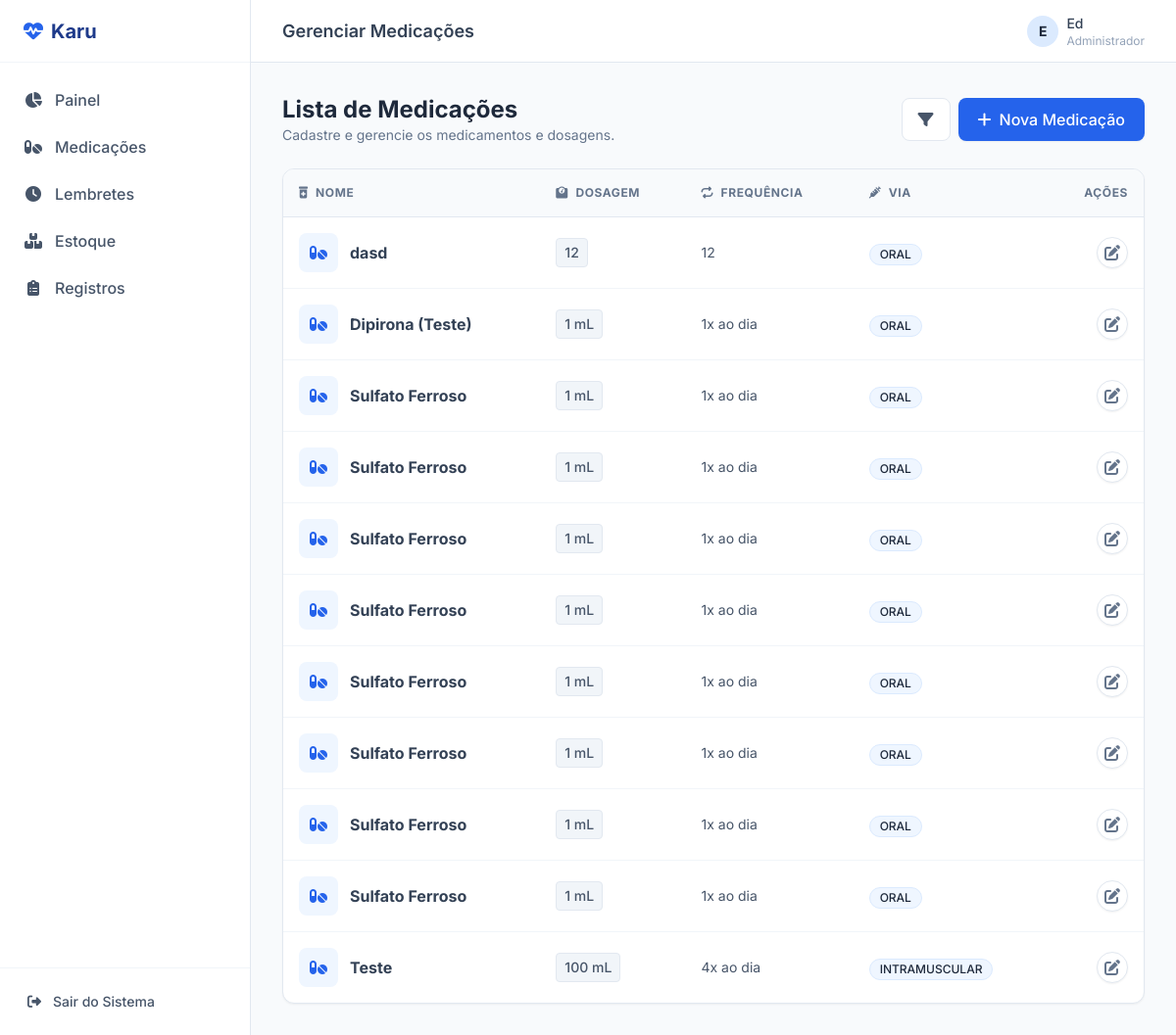
The app's page /medicacoes/ (signed in) with its own data.
### medicacoes/models.py (models this page shows, shortened)
class Medicacao(models.Model):
    VIA_ADMINISTRACAO = [
        ("ORAL", "Oral"),
        ("IM", "Intramuscular"),
    ]
    nome = models.CharField(max_length=150)
    dosagem = models.CharField(max_length=100)
    frequencia = models.CharField(max_length=100)
    via = models.CharField(max_length=10, choices=VIA_ADMINISTRACAO)
    duracao_dias = models.IntegerField()
    data_inicio = models.DateField(default=timezone.now)
    cuidados_especiais = models.TextField(blank=True)
    bebe_id = models.CharField(max_length=50)

### medicacoes/views.py (the view)
# urls.py: path('medicacoes/', views.listar_medicacoes, name='listar_medicacoes'),
@login_required
def listar_medicacoes(request):
    medicacoes = Medicacao.objects.all().order_by('-data_inicio')
    return render(request, "medicacoes/listar.html", {'medicacoes': medicacoes})

### medicacoes/templates/medicacoes/listar.html (shortened to what this page needs)
{% extends "base.html" %}
{% block header_title %}Gerenciar Medicações{% endblock %}
{% block content %}
<div class="flex flex-col md:flex-row md:items-center md:justify-between gap-4 mb-6">
    <div>
        <h1 class="text-2xl font-bold text-slate-800">Lista de Medicações</h1>
        <p class="text-slate-500 text-sm">Cadastre e gerencie os medicamentos e dosagens.</p>
    </div>
    <div class="flex gap-2">
        <button class="px-4 py-2 bg-white border border-slate-200 text-slate-600 rounded-lg hover:bg-slate-50 hover:text-brand-600 transition-colors">
            <i class="fa-solid fa-filter"></i>
        </button>
        <a href="{% url 'criar_medicacao' %}" class="inline-flex items-center gap-2 bg-brand-600 text-white px-5 py-2.5 rounded-lg font-medium hover:bg-brand-700 transition-colors shadow-sm shadow-brand-200">
            <i class="fa-solid fa-plus"></i>
            <span>Nova Medicação</span>
        </a>
    </div>
</div>
<div class="bg-white border border-slate-200 rounded-xl shadow-sm overflow-hidden">
    <div class="overflow-x-auto">
        <table class="w-full text-left border-collapse">
            <thead>
                <tr class="bg-slate-50 border-b border-slate-200 text-xs uppercase font-semibold text-slate-500 tracking-wider">
                    <th class="p-4">
                        <i class="fa-solid fa-prescription-bottle-medical mr-1"></i> Nome
                    </th>
                    <th class="p-4">
                        <i class="fa-solid fa-weight-scale mr-1"></i> Dosagem
                    </th>
                    <th class="p-4">
                        <i class="fa-solid fa-repeat mr-1"></i> Frequência
                    </th>
                    <th class="p-4">
                        <i class="fa-solid fa-syringe mr-1"></i> Via
                    </th>
                    <th class="p-4 text-right">Ações</th>
                </tr>
            </thead>
            <tbody class="divide-y divide-slate-100">
                {% for m in medicacoes %}
                <tr class="hover:bg-slate-50 transition-colors group">
                    <td class="p-4">
                        <div class="flex items-center gap-3">
                            <div class="w-10 h-10 bg-blue-50 text-blue-600 rounded-lg flex items-center justify-center flex-shrink-0">
                                <i class="fa-solid fa-pills"></i>
                            </div>
                            <span class="font-bold text-slate-700">{{ m.nome }}</span>
                        </div>
                    </td>
                    <td class="p-4">
                        <span class="inline-block bg-slate-100 text-slate-600 px-2 py-1 rounded text-sm font-medium border border-slate-200">
                            {{ m.dosagem }}
                        </span>
                    </td>
                    <td class="p-4 text-slate-600 text-sm">
                        {{ m.frequencia }}
                    </td>
                    <td class="p-4">
                        <span class="inline-flex items-center gap-1 px-2.5 py-0.5 rounded-full text-xs font-medium bg-brand-50 text-brand-700 border border-brand-100">
                            {{ m.via }}
                        </span>
                    </td>
                    <td class="p-4 text-right">
                        <a href="{% url 'editar_medicacao' m.id %}" class="inline-flex items-center justify-center w-8 h-8 rounded-full bg-white border border-slate-200 text-slate-500 hover:bg-brand-50 hover:text-brand-600 hover:border-brand-200 transition-all shadow-sm" title="Editar">
                            <i class="fa-solid fa-pen-to-square"></i>
                        </a>
                    </td>
                </tr>
                {% endfor %}
            </tbody>
        </table>
    </div>
</div>
{% endblock %}

### medicacoes/templates/base.html (shortened to what this page needs)
{% load static %}
<!DOCTYPE html>
<html lang="pt-br">
<head>
    <script src="https://cdn.tailwindcss.com"></script>
    <link rel="stylesheet" href="https://cdnjs.cloudflare.com/ajax/libs/font-awesome/6.4.0/css/all.min.css">
</head>
<body class="bg-slate-50 font-sans text-slate-800 antialiased">
    <div class="min-h-screen flex flex-col md:flex-row">
        <aside class="w-full md:w-64 bg-white border-r border-slate-200 flex-shrink-0 hidden md:flex flex-col">
            <div class="h-16 flex items-center px-6 border-b border-slate-100">
                <a href="/" class="flex items-center gap-2 text-brand-900 font-bold text-xl">
                    <i class="fa-solid fa-heart-pulse text-brand-600"></i>
                    <span>Karu</span>
                </a>
            </div>
            <nav class="flex-1 overflow-y-auto py-4">
                <ul class="space-y-1 px-3">
                    <li>
                        <a href="/" class="flex items-center gap-3 px-3 py-2.5 text-slate-600 hover:bg-brand-50 hover:text-brand-900 rounded-lg font-medium transition-colors">
                            <i class="fa-solid fa-chart-pie w-5 text-center"></i>
                            <span>Painel</span>
                        </a>
                    </li>
                    <li>
                        <a href="{% url 'listar_medicacoes' %}" class="flex items-center gap-3 px-3 py-2.5 text-slate-600 hover:bg-brand-50 hover:text-brand-900 rounded-lg font-medium transition-colors">
                            <i class="fa-solid fa-pills w-5 text-center"></i>
                            <span>Medicações</span>
                        </a>
                    </li>
                    <li>
                        <a href="{% url 'listar_lembretes' %}" class="flex items-center gap-3 px-3 py-2.5 text-slate-600 hover:bg-brand-50 hover:text-brand-900 rounded-lg font-medium transition-colors">
                            <i class="fa-solid fa-clock w-5 text-center"></i>
                            <span>Lembretes</span>
                        </a>
                    </li>
                    <li>
                        <a href="{% url 'listar_estoque' %}" class="flex items-center gap-3 px-3 py-2.5 text-slate-600 hover:bg-brand-50 hover:text-brand-900 rounded-lg font-medium transition-colors">
                            <i class="fa-solid fa-boxes-stacked w-5 text-center"></i>
                            <span>Estoque</span>
                        </a>
                    </li>
                    <li>
                        <a href="{% url 'listar_registros' %}" class="flex items-center gap-3 px-3 py-2.5 text-slate-600 hover:bg-brand-50 hover:text-brand-900 rounded-lg font-medium transition-colors">
                            <i class="fa-solid fa-clipboard-list w-5 text-center"></i>
                            <span>Registros</span>
                        </a>
                    </li>
                </ul>
            </nav>
            <div class="p-4 border-t border-slate-100">
                <form action="{% url 'logout' %}" method="post">
                    <button type="submit" class="flex items-center gap-3 px-3 py-2 w-full text-slate-600 hover:text-red-600 hover:bg-red-50 rounded-lg transition-colors text-sm font-medium">
                        <i class="fa-solid fa-sign-out-alt"></i>
                        <span>Sair do Sistema</span>
                    </button>
                </form>
            </div>
        </aside>
        <div class="flex-1 flex flex-col h-screen overflow-hidden">
            <header class="hidden md:flex bg-white h-16 border-b border-slate-200 items-center justify-between px-8 flex-shrink-0">
                <h2 class="text-lg font-semibold text-slate-700">
                    {% block header_title %}Visão Geral{% endblock %}
                </h2>
                <div class="flex items-center gap-4">
                    <div class="flex items-center gap-2">
                        <div class="w-8 h-8 bg-brand-100 text-brand-700 rounded-full flex items-center justify-center font-bold text-sm uppercase">
                            {{ user.username|slice:":1" }}
                        </div>
                        <div class="flex flex-col">
                            <span class="text-sm font-medium text-slate-700">{{ user.username }}</span>
                            <span class="text-xs text-slate-400">
                                {% if user.is_superuser %}Administrador{% else %}Cuidador{% endif %}
                            </span>
                        </div>
                    </div>
                </div>
            </header>
            <main class="flex-1 overflow-x-hidden overflow-y-auto bg-slate-50 p-6 md:p-8">
                {% block content %}
                {% endblock %}
            </main>
        </div>
    </div>
</body>
</html>

### records on screen
Medicacao: nome "dasd", dosagem "12", frequencia "12", via "ORAL"
Medicacao: nome "Dipirona (Teste)", dosagem "1 mL", frequencia "1x ao dia", via "ORAL"
Medicacao: nome "Sulfato Ferroso", dosagem "1 mL", frequencia "1x ao dia", via "ORAL"
Medicacao: nome "Sulfato Ferroso", dosagem "1 mL", frequencia "1x ao dia", via "ORAL"
Medicacao: nome "Sulfato Ferroso", dosagem "1 mL", frequencia "1x ao dia", via "ORAL"
Medicacao: nome "Sulfato Ferroso", dosagem "1 mL", frequencia "1x ao dia", via "ORAL"
Medicacao: nome "Sulfato Ferroso", dosagem "1 mL", frequencia "1x ao dia", via "ORAL"
Medicacao: nome "Sulfato Ferroso", dosagem "1 mL", frequencia "1x ao dia", via "ORAL"
Medicacao: nome "Sulfato Ferroso", dosagem "1 mL", frequencia "1x ao dia", via "ORAL"
Medicacao: nome "Sulfato Ferroso", dosagem "1 mL", frequencia "1x ao dia", via "ORAL"
Medicacao: nome "Teste", dosagem "100 mL", frequencia "4x ao dia", via "INTRAMUSCULAR"

### other values on screen
{{ user.username|slice:":1" }} "E"
{{ user.username }} "Ed"
